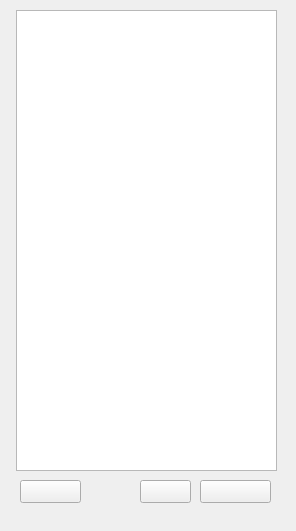
<?xml version="1.0" encoding="UTF-8"?>
<ui version="4.0">
 <class>FileSelectionForm</class>
 <widget class="QMainWindow" name="FileSelectionForm">
  <property name="geometry">
   <rect>
    <x>0</x>
    <y>0</y>
    <width>296</width>
    <height>531</height>
   </rect>
  </property>
  <property name="windowTitle">
   <string>MainWindow</string>
  </property>
  <widget class="QWidget" name="centralwidget">
   <widget class="QPushButton" name="OK">
    <property name="geometry">
     <rect>
      <x>140</x>
      <y>480</y>
      <width>51</width>
      <height>23</height>
     </rect>
    </property>
    <property name="text">
     <string/>
    </property>
   </widget>
   <widget class="QPushButton" name="Delete">
    <property name="geometry">
     <rect>
      <x>20</x>
      <y>480</y>
      <width>61</width>
      <height>23</height>
     </rect>
    </property>
    <property name="text">
     <string/>
    </property>
   </widget>
   <widget class="QTableWidget" name="SaveLoadTable">
    <property name="geometry">
     <rect>
      <x>16</x>
      <y>10</y>
      <width>261</width>
      <height>461</height>
     </rect>
    </property>
   </widget>
   <widget class="QPushButton" name="Cancel">
    <property name="geometry">
     <rect>
      <x>200</x>
      <y>480</y>
      <width>71</width>
      <height>23</height>
     </rect>
    </property>
    <property name="text">
     <string/>
    </property>
   </widget>
  </widget>
  <widget class="QMenuBar" name="menuBar">
   <property name="geometry">
    <rect>
     <x>0</x>
     <y>0</y>
     <width>296</width>
     <height>20</height>
    </rect>
   </property>
  </widget>
 </widget>
 <resources/>
 <connections/>
</ui>
